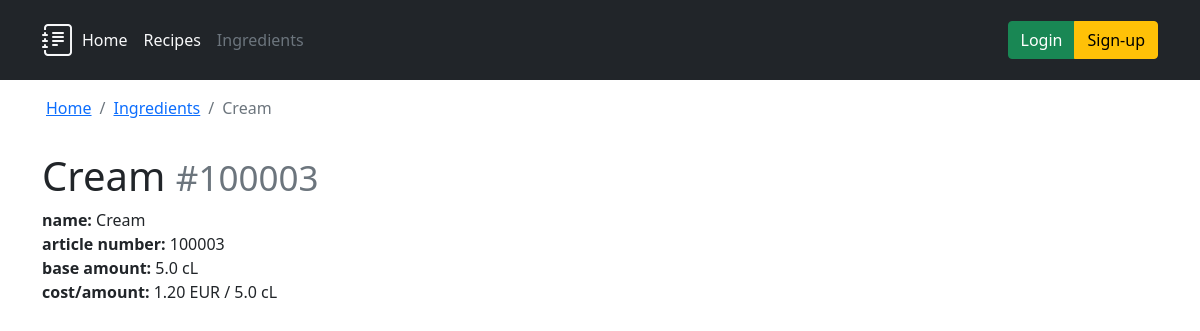
Before: /ingredients/3 with the older database file.
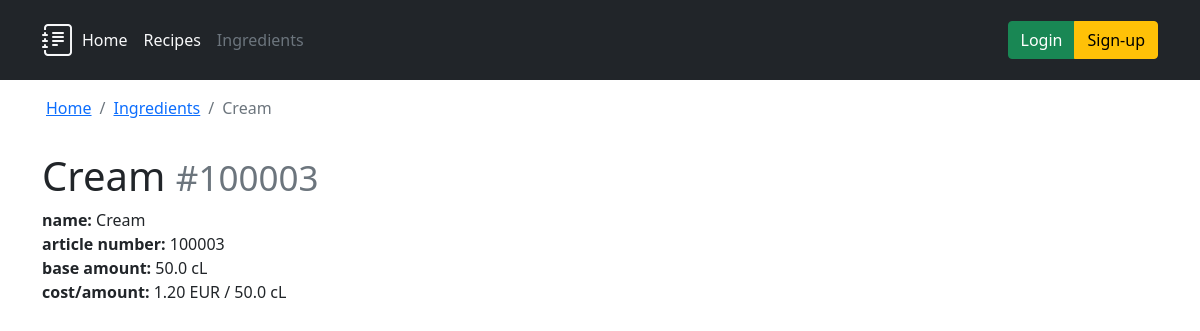
After: the same page with the newer database file.
### ingredients/models.py (models this page shows, shortened)
class Ingredient(models.Model):
    class Meta:
        ordering = ('name', 'article_number')
        verbose_name = 'Ingredient'
        verbose_name_plural = 'Ingredients'
    name = models.CharField(verbose_name='Ingredient name', max_length=256)
    article_number = models.CharField(
        verbose_name='Article number', max_length=24)
    base_measurement_unit = models.CharField(
        verbose_name='Measurement Unit', max_length=2, choices=MeasurementUnits.choices)
    base_amount = models.FloatField(verbose_name='Buying Amount', default=0)
    cost_per_base_amount = models.DecimalField(
        verbose_name='Cost per buying amount', max_digits=10, decimal_places=2)
    @admin.display(description='Cost/amount')
    def formatted_cost(self) -> str:
        return f'{self.cost_per_base_amount} EUR / \
            {self.base_amount} {self.base_measurement_unit}'

### ingredients/views.py (the view)
# urls.py: path('<int:pk>', views.DetailView.as_view(), name='detail'),
class DetailView(generic.DetailView):
    model = Ingredient
    template_name = 'ingredients/detail.html'

### ingredients/templates/ingredients/detail.html (shortened to what this page needs)
{% extends 'base.html' %}
{% block header %}{% include "header.html" with active_item="ingredients" %}{% endblock header %}
{% block breadcrumb %}
{{ block.super }}
<li class="breadcrumb-item"><a href="{% url 'ingredients:index' %}">Ingredients</a></li>
<li class="breadcrumb-item active" aria-current="page">{{ ingredient.name }}</li>
{% endblock breadcrumb %}
{% block content %}
<h1>{{ ingredient.name }} <small class="text-muted">#{{ ingredient.article_number }}</small></h1>
<p>
    <strong>name:</strong> {{ ingredient.name }}<br>
    <strong>article number:</strong> {{ ingredient.article_number }}<br>
    <strong>base amount:</strong> {{ ingredient.base_amount }} {{ ingredient.base_measurement_unit }}<br>
    <strong>cost/amount:</strong> {{ ingredient.formatted_cost }}<br>
</p>
{% endblock %}

Changed rows visible on the page:
changed Ingredient "Cream": base_amount "5.0" → "50.0"; formatted_cost "1.20 EUR / 5.0 cL" → "1.20 EUR / 50.0 cL"
